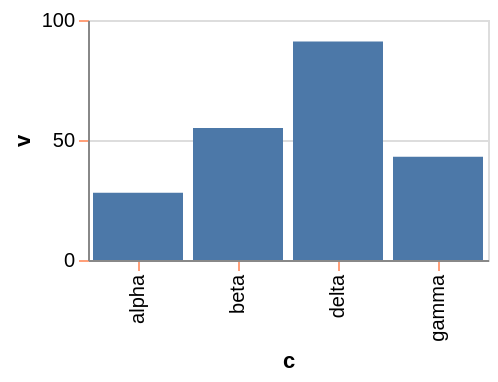

Express this chart as Vega-Lite.
### Vega-Lite specification from a JSON file in a GitHub repository (floating-point values rounded to 4 significant figures)
{"$schema": "https://vega.github.io/schema/vega-lite/v6.json", "width": 200, "height": 120, "data": {"values": [{"c": "alpha", "v": 28, "w": 3, "t": "2024-01-07"}, {"c": "beta", "v": 55, "w": 7, "t": "2024-03-19"}, {"c": "gamma", "v": 43, "w": 5, "t": "2024-06-02"}, {"c": "delta", "v": 91, "w": 9, "t": "2024-09-11"}]}, "mark": "bar", "encoding": {"x": {"field": "c", "type": "nominal"}, "y": {"field": "v", "type": "quantitative"}}, "config": {"axis": {"tickColor": "lightsalmon"}}}
